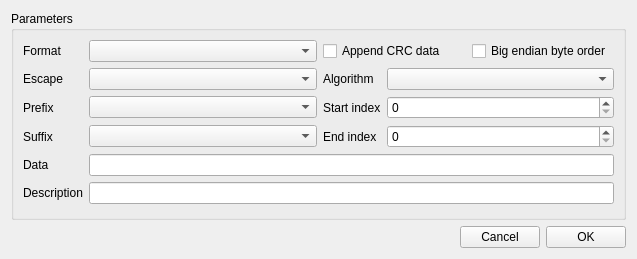
<?xml version="1.0" encoding="UTF-8"?>
<ui version="4.0">
 <class>SAKPrestorerToolUiEditor</class>
 <widget class="QWidget" name="SAKPrestorerToolUiEditor">
  <property name="geometry">
   <rect>
    <x>0</x>
    <y>0</y>
    <width>637</width>
    <height>259</height>
   </rect>
  </property>
  <property name="windowTitle">
   <string notr="true">Form</string>
  </property>
  <layout class="QGridLayout" name="gridLayout">
   <item row="0" column="0" colspan="3">
    <widget class="QGroupBox" name="groupBox">
     <property name="title">
      <string>Parameters</string>
     </property>
     <layout class="QGridLayout" name="gridLayout_2">
      <item row="4" column="2">
       <widget class="QLabel" name="label_8">
        <property name="sizePolicy">
         <sizepolicy hsizetype="Fixed" vsizetype="Preferred">
          <horstretch>0</horstretch>
          <verstretch>0</verstretch>
         </sizepolicy>
        </property>
        <property name="text">
         <string>End index</string>
        </property>
       </widget>
      </item>
      <item row="3" column="1">
       <widget class="SAKAffixesComboBox" name="comboBoxPrefix"/>
      </item>
      <item row="1" column="0">
       <widget class="QLabel" name="label_2">
        <property name="sizePolicy">
         <sizepolicy hsizetype="Fixed" vsizetype="Preferred">
          <horstretch>0</horstretch>
          <verstretch>0</verstretch>
         </sizepolicy>
        </property>
        <property name="text">
         <string>Format</string>
        </property>
       </widget>
      </item>
      <item row="1" column="1">
       <widget class="SAKTextFormatComboBox" name="comboBoxFormat"/>
      </item>
      <item row="2" column="3">
       <widget class="SAKCrcAlgorithmComboBox" name="comboBoxAlgorithm"/>
      </item>
      <item row="4" column="3">
       <widget class="QSpinBox" name="spinBoxEnd">
        <property name="maximum">
         <number>1024</number>
        </property>
       </widget>
      </item>
      <item row="3" column="3">
       <widget class="QSpinBox" name="spinBoxStart">
        <property name="maximum">
         <number>1024</number>
        </property>
       </widget>
      </item>
      <item row="3" column="2">
       <widget class="QLabel" name="label_7">
        <property name="sizePolicy">
         <sizepolicy hsizetype="Fixed" vsizetype="Preferred">
          <horstretch>0</horstretch>
          <verstretch>0</verstretch>
         </sizepolicy>
        </property>
        <property name="text">
         <string>Start index</string>
        </property>
       </widget>
      </item>
      <item row="6" column="0">
       <widget class="QLabel" name="label_9">
        <property name="sizePolicy">
         <sizepolicy hsizetype="Fixed" vsizetype="Preferred">
          <horstretch>0</horstretch>
          <verstretch>0</verstretch>
         </sizepolicy>
        </property>
        <property name="text">
         <string>Data</string>
        </property>
       </widget>
      </item>
      <item row="2" column="2">
       <widget class="QLabel" name="label_6">
        <property name="sizePolicy">
         <sizepolicy hsizetype="Fixed" vsizetype="Preferred">
          <horstretch>0</horstretch>
          <verstretch>0</verstretch>
         </sizepolicy>
        </property>
        <property name="text">
         <string>Algorithm</string>
        </property>
       </widget>
      </item>
      <item row="4" column="0">
       <widget class="QLabel" name="label_5">
        <property name="sizePolicy">
         <sizepolicy hsizetype="Fixed" vsizetype="Preferred">
          <horstretch>0</horstretch>
          <verstretch>0</verstretch>
         </sizepolicy>
        </property>
        <property name="text">
         <string>Suffix</string>
        </property>
       </widget>
      </item>
      <item row="3" column="0">
       <widget class="QLabel" name="label_4">
        <property name="sizePolicy">
         <sizepolicy hsizetype="Fixed" vsizetype="Preferred">
          <horstretch>0</horstretch>
          <verstretch>0</verstretch>
         </sizepolicy>
        </property>
        <property name="text">
         <string>Prefix</string>
        </property>
       </widget>
      </item>
      <item row="2" column="0">
       <widget class="QLabel" name="label_3">
        <property name="sizePolicy">
         <sizepolicy hsizetype="Fixed" vsizetype="Preferred">
          <horstretch>0</horstretch>
          <verstretch>0</verstretch>
         </sizepolicy>
        </property>
        <property name="text">
         <string>Escape</string>
        </property>
       </widget>
      </item>
      <item row="6" column="1" colspan="3">
       <widget class="QLineEdit" name="lineEditData"/>
      </item>
      <item row="2" column="1">
       <widget class="SAKEscapeCharacterComboBox" name="comboBoxEscape"/>
      </item>
      <item row="1" column="2" colspan="2">
       <layout class="QHBoxLayout" name="horizontalLayout">
        <item>
         <widget class="QCheckBox" name="checkBoxCrc">
          <property name="text">
           <string>Append CRC data</string>
          </property>
         </widget>
        </item>
        <item>
         <widget class="QCheckBox" name="checkBoxBigEndian">
          <property name="text">
           <string>Big endian byte order</string>
          </property>
         </widget>
        </item>
       </layout>
      </item>
      <item row="4" column="1">
       <widget class="SAKAffixesComboBox" name="comboBoxSuffix"/>
      </item>
      <item row="7" column="0">
       <widget class="QLabel" name="label">
        <property name="sizePolicy">
         <sizepolicy hsizetype="Fixed" vsizetype="Preferred">
          <horstretch>0</horstretch>
          <verstretch>0</verstretch>
         </sizepolicy>
        </property>
        <property name="text">
         <string>Description</string>
        </property>
       </widget>
      </item>
      <item row="7" column="1" colspan="3">
       <widget class="QLineEdit" name="lineEditDescription"/>
      </item>
     </layout>
    </widget>
   </item>
   <item row="1" column="0">
    <spacer name="horizontalSpacer">
     <property name="orientation">
      <enum>Qt::Horizontal</enum>
     </property>
     <property name="sizeHint" stdset="0">
      <size>
       <width>40</width>
       <height>20</height>
      </size>
     </property>
    </spacer>
   </item>
   <item row="1" column="1">
    <widget class="QPushButton" name="pushButtonCancel">
     <property name="text">
      <string>Cancel</string>
     </property>
    </widget>
   </item>
   <item row="1" column="2">
    <widget class="QPushButton" name="pushButtonOk">
     <property name="text">
      <string>OK</string>
     </property>
    </widget>
   </item>
  </layout>
 </widget>
 <customwidgets>
  <customwidget>
   <class>SAKEscapeCharacterComboBox</class>
   <extends>QComboBox</extends>
   <header location="global">sakescapecharactercombobox.h</header>
  </customwidget>
  <customwidget>
   <class>SAKTextFormatComboBox</class>
   <extends>QComboBox</extends>
   <header location="global">saktextformatcombobox.h</header>
  </customwidget>
  <customwidget>
   <class>SAKAffixesComboBox</class>
   <extends>QComboBox</extends>
   <header location="global">sakaffixescombobox.h</header>
  </customwidget>
  <customwidget>
   <class>SAKCrcAlgorithmComboBox</class>
   <extends>QComboBox</extends>
   <header location="global">sakcrcalgorithmcombobox.h</header>
  </customwidget>
 </customwidgets>
 <resources/>
 <connections/>
</ui>
